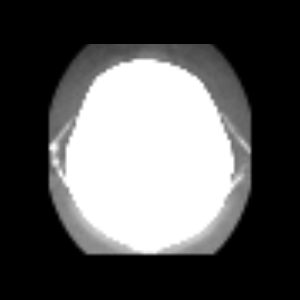

Generate this figure with Python:
#!/usr/bin/env python

# Read image slices using glob/sort file names and display with vtkImageActor.

import os

import vtkmodules.vtkInteractionStyle  # noqa: F401
import vtkmodules.vtkRenderingFreeType  # noqa: F401
import vtkmodules.vtkRenderingOpenGL2  # noqa: F401

from vtkmodules.vtkIOCore import (
    vtkGlobFileNames,
    vtkSortFileNames,
)
from vtkmodules.vtkIOImage import vtkImageReader2
from vtkmodules.vtkRenderingCore import (
    vtkImageActor,
    vtkRenderWindow,
    vtkRenderWindowInteractor,
    vtkRenderer,
)

# Source
data_dir = os.environ.get("VPE_DATA_DIR", os.path.dirname(os.path.abspath(__file__)))

# Glob and sort file names
glob_file_names = vtkGlobFileNames()
glob_file_names.AddFileNames(os.path.join(data_dir, "headsq", "quarter.*[0-9]"))

sort_file_names = vtkSortFileNames()
sort_file_names.SetInputFileNames(glob_file_names.GetFileNames())
sort_file_names.NumericSortOn()

# Read image slices
image_reader = vtkImageReader2()
image_reader.SetFileNames(sort_file_names.GetFileNames())
image_reader.SetDataExtent(0, 63, 0, 63, 1, 1)
image_reader.SetDataByteOrderToLittleEndian()

# Display slice 2 with vtkImageActor
image_actor = vtkImageActor()
image_actor.GetMapper().SetInputConnection(image_reader.GetOutputPort())
image_actor.SetDisplayExtent(0, 63, 0, 63, 2, 2)

# Renderer
renderer = vtkRenderer()
renderer.AddActor(image_actor)
renderer.SetBackground(0, 0, 0)

# Render window
render_window = vtkRenderWindow()
render_window.AddRenderer(renderer)
render_window.SetWindowName("set file names")
render_window.SetMultiSamples(0)
render_window.SetSize(300, 300)

# Interactor
interactor = vtkRenderWindowInteractor()
interactor.SetRenderWindow(render_window)

# Scene
renderer.GetActiveCamera().ParallelProjectionOn()
renderer.ResetCamera()

interactor.Initialize()
interactor.Start()
